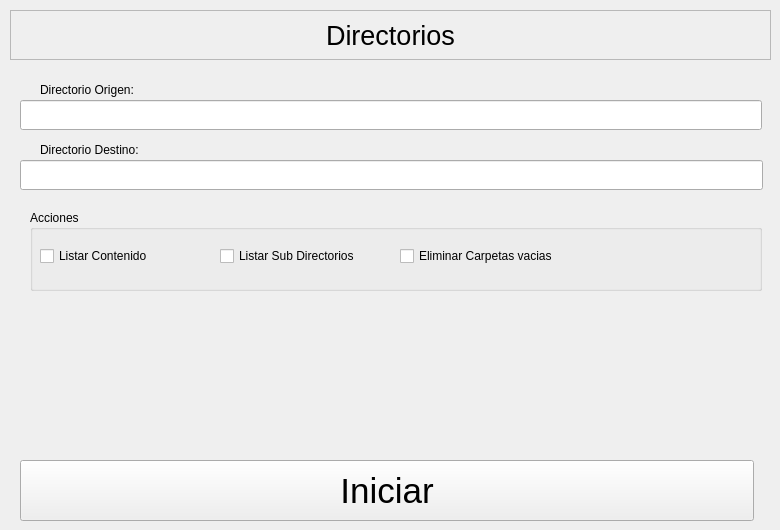
    <widget class="QWidget" name="tab_directorios">
     <attribute name="title">
      <string>Directorios</string>
     </attribute>
     <widget class="QFrame" name="frame_title_directorios">
      <property name="geometry">
       <rect>
        <x>10</x>
        <y>10</y>
        <width>761</width>
        <height>50</height>
       </rect>
      </property>
      <property name="sizePolicy">
       <sizepolicy hsizetype="Fixed" vsizetype="Preferred">
        <horstretch>0</horstretch>
        <verstretch>0</verstretch>
       </sizepolicy>
      </property>
      <property name="frameShape">
       <enum>QFrame::Shape::StyledPanel</enum>
      </property>
      <property name="frameShadow">
       <enum>QFrame::Shadow::Raised</enum>
      </property>
      <layout class="QHBoxLayout" name="horizontalLayout_17">
       <item>
        <widget class="QLabel" name="lbl_title_6">
         <property name="font">
          <font>
           <family>Arial</family>
           <pointsize>20</pointsize>
          </font>
         </property>
         <property name="layoutDirection">
          <enum>Qt::LayoutDirection::LeftToRight</enum>
         </property>
         <property name="text">
          <string>Directorios</string>
         </property>
         <property name="alignment">
          <set>Qt::AlignmentFlag::AlignCenter</set>
         </property>
        </widget>
       </item>
      </layout>
     </widget>
     <widget class="QGroupBox" name="groupBox_actions_directorios">
      <property name="geometry">
       <rect>
        <x>30</x>
        <y>210</y>
        <width>732</width>
        <height>81</height>
       </rect>
      </property>
      <property name="title">
       <string>Acciones</string>
      </property>
      <widget class="QWidget" name="layoutWidget">
       <property name="geometry">
        <rect>
         <x>10</x>
         <y>35</y>
         <width>534</width>
         <height>23</height>
        </rect>
       </property>
       <layout class="QHBoxLayout" name="horizontalLayout_2">
        <item>
         <widget class="QCheckBox" name="chk_lista_completa_directorios">
          <property name="text">
           <string>Listar Contenido</string>
          </property>
         </widget>
        </item>
        <item>
         <widget class="QCheckBox" name="chk_listar_directorios">
          <property name="text">
           <string>Listar Sub Directorios</string>
          </property>
         </widget>
        </item>
        <item>
         <widget class="QCheckBox" name="chk_empity_directorios">
          <property name="text">
           <string>Eliminar Carpetas vacias</string>
          </property>
         </widget>
        </item>
       </layout>
      </widget>
     </widget>
     <widget class="QPushButton" name="btn_inicio_directorios">
      <property name="geometry">
       <rect>
        <x>20</x>
        <y>460</y>
        <width>734</width>
        <height>61</height>
       </rect>
      </property>
      <property name="font">
       <font>
        <family>Arial</family>
        <pointsize>26</pointsize>
       </font>
      </property>
      <property name="text">
       <string>Iniciar</string>
      </property>
     </widget>
     <widget class="QWidget" name="widget_dirs_directorios" native="true">
      <property name="geometry">
       <rect>
        <x>10</x>
        <y>80</y>
        <width>759</width>
        <height>114</height>
       </rect>
      </property>
      <widget class="QLineEdit" name="it_origen_directorios">
       <property name="enabled">
        <bool>true</bool>
       </property>
       <property name="geometry">
        <rect>
         <x>10</x>
         <y>20</y>
         <width>742</width>
         <height>30</height>
        </rect>
       </property>
      </widget>
      <widget class="QLabel" name="lbl_origen_multimedia_3">
       <property name="geometry">
        <rect>
         <x>30</x>
         <y>0</y>
         <width>152</width>
         <height>19</height>
        </rect>
       </property>
       <property name="text">
        <string>Directorio Origen:</string>
       </property>
      </widget>
      <widget class="QLabel" name="lbl_destino_multimedia_3">
       <property name="geometry">
        <rect>
         <x>30</x>
         <y>60</y>
         <width>152</width>
         <height>19</height>
        </rect>
       </property>
       <property name="text">
        <string>Directorio Destino:</string>
       </property>
      </widget>
      <widget class="QLineEdit" name="it_destino_directorios">
       <property name="enabled">
        <bool>true</bool>
       </property>
       <property name="geometry">
        <rect>
         <x>10</x>
         <y>80</y>
         <width>743</width>
         <height>30</height>
        </rect>
       </property>
      </widget>
     </widget>
    </widget>
